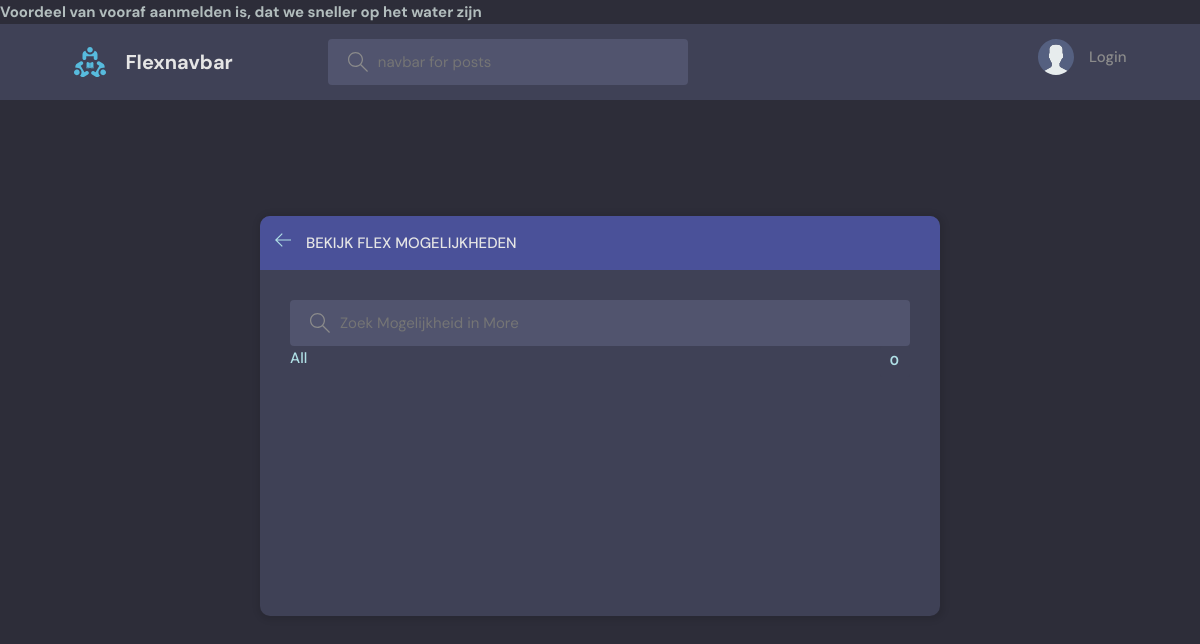
Page /topics-erv/ on the earlier database version.
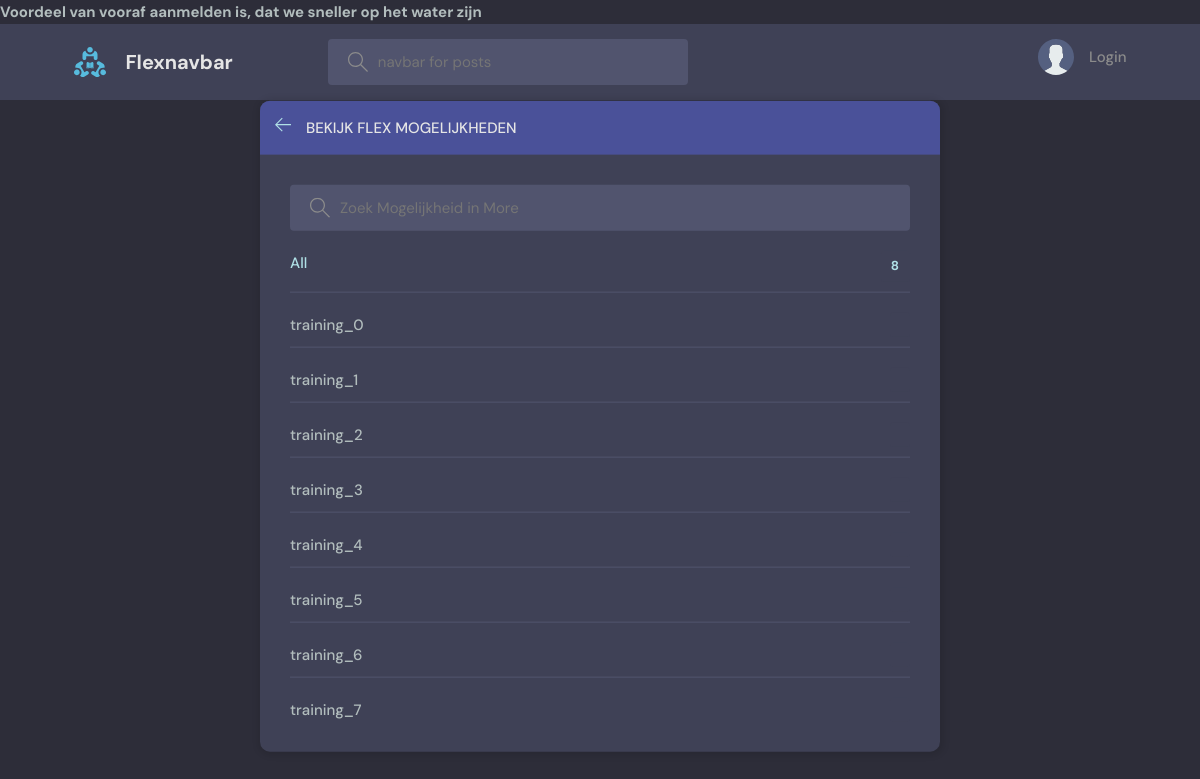
Same page on the later database version.
### beatrix/models.py (models this page shows, shortened)
class Flexevent(models.Model):
    id = models.AutoField(primary_key=True)
    event_text = models.CharField(max_length=200)
    pub_date = models.CharField(max_length=35)
    pub_time = models.CharField(max_length=35)
    dagnaam = models.CharField(max_length=35, default='10:00')
    flexhost = models.CharField(max_length=135, default='-')
    lid = models.ManyToManyField(Person,through='Flexlid')  ##, on_delete=models.SET_NULL, null=True)

### beatrix/views.py (the view)
# urls.py: path('topics-erv/', erv_topicsPage, name="topics-erv"),
def erv_topicsPage(request):
    q = request.GET.get('q') if request.GET.get('q') != None else ''
    topics = Flexevent.objects.filter(event_text__icontains=q)
    return render(request, 'beatrix/topics-erv.html', {'topics': topics})

### beatrix/templates/beatrix/topics-erv.html (shortened to what this page needs)
{% extends 'base.html' %} {% block content %}
<main class="create-room layout">
  <div class="container">
    <div class="layout__box">
      <div class="layout__boxHeader">
        <div class="layout__boxTitle">
          <a href="{% url 'home' %}">
            <svg
              version="1.1"
              xmlns="http://www.w3.org/2000/svg"
              width="32"
              height="32"
              viewBox="0 0 32 32"
            >
              <title>arrow-left</title>
              <path
                d="M13.723 2.286l-13.723 13.714 13.719 13.714 1.616-1.611-10.96-10.96h27.625v-2.286h-27.625l10.965-10.965-1.616-1.607z"
              ></path>
            </svg>
          </a>
          <h3>Bekijk Flex Mogelijkheden</h3>
        </div>
      </div>
      <div class="topics-page layout__body">
        <form action="" method="GET" class="header__search">
          <label>
            <input name="q" placeholder="Zoek Mogelijkheid in More" />
          </label>
        </form>
        <ul class="topics__list">
          <li>
            <a href="{% url 'topics-erv' %}" class="active"
              >All <span>{{topics.count}} </span></a
            >
          </li>
          {% for topic in topics %}
          <li>
            <a href="{%url 'home-erv' %}?q={{topic.name}}"
              >{{topic.event_text}} <span>{{topic.room_set.count}} </span></a
            >
          </li>
          {% endfor %}
        </ul>
      </div>
    </div>
  </div>
</main>
{% endblock content %}

### templates/base.html (shortened to what this page needs)
<!DOCTYPE html>
<html lang="en">
<head>
    {% load static %}
    <link rel="stylesheet" href="{% static 'styles/style.css' %}" />
</head>
<body>
  <thead>
    <tr>
          <h1> Voordeel van vooraf aanmelden is, dat we sneller op het water zijn
          </h1>
    </tr>
  </thead>
    <div id="content">
    {% include 'navbar.html' %}
        {% block content %}
        {% endblock %}
    </div>
</body>
</html>

### templates/navbar.html (shortened to what this page needs)
{% comment %} {% extends 'base.html' %} {% endcomment %} {% load static %}
<header class="header header--loggedIn">
  <div class="container">
    <a href="{% url 'home' %}" class="header__logo">
      <img src="{% static 'images/logo.svg' %}" />
      <h1>Flexnavbar</h1>
    </a>
    <form class="header__search" method="GET" action="{% url 'home' %}">
      <label>
        <input name="q" placeholder="navbar for posts" />
      </label>
    </form>
    <nav class="header__menu">
      {% if request.user.is_authenticated %}
      <div class="header__user">
        <a href="{% url 'update-user' %}">
          <div class="avatar avatar--medium active">
            <img src="{{request.user.avatar.url}}" />
          </div>
          <p>
            {{request.user.username}} <span>@{{request.user.username}}</span>
          </p>
        </a>
        <button class="dropdown-button">
          <svg
            version="1.1"
            xmlns="http://www.w3.org/2000/svg"
            width="32"
            height="32"
            viewBox="0 0 32 32"
          >
            <title>HulpMenu</title>
            <path d="M16 21l-13-13h-3l16 16 16-16h-3l-13 13z"></path>
          </svg>
        </button>
      </div>
      {% else %}
      <a href="{% url 'login' %}">
        <img src="{% static 'images/avatar.svg' %}" />
        <p>Login</p>
      </a>
      {% endif %}
    </nav>
  </div>
</header>

### static/styles/style.css (style rules this page uses)
:root { --color-main: powderblue; --color-main-light: #e1f6fb; --color-dark: #3f4156; --color-dark-medium: #51546e; --color-dark-light: #4a5199; --color-light: #e5e5e5; --color-gray: #8b8b8b; --color-light-gray: #b2bdbd; --color-bg: #2d2d39; --color-success: #5dd693; --color-error: #fc4b0b; }
* { font-family: "DM Sans", -apple-system, BlinkMacSystemFont, "Segoe UI", Roboto, Oxygen, Ubuntu, Cantarell, "Open Sans", "Helvetica Neue", sans-serif; margin: 0; padding: 0; box-sizing: border-box; text-rendering: optimizeLegibility; font-size: inherit; }
html { font-size: 56.25%; }
@media only screen and (min-width: 1200px) { html { font-size: 62.5%; } }
body { line-height: 1.6; font-weight: 400; font-size: 1.5rem; color: var(--color-light-gray); background-color: var(--color-bg); min-height: 100vh; }
img { width: 100%; }
a { display: inline-block; color: var(--color-main); text-decoration: none; }
.container { max-width: 120rem; width: 90%; margin: auto; }
.header { padding: 1.5rem; background-color: var(--color-dark); }
.header > .container { display: flex; gap: 9.5rem; }
.header__logo, .header__user { display: flex; gap: 2rem; align-items: center; }
.header__logo > img { height: 3.2rem; width: 3.2rem; }
.header__logo > h1 { font-weight: 700; font-size: 2rem; color: var(--color-light); }
.header__search > label { background-color: var(--color-dark-medium); padding: 1.3rem 1rem; display: flex; align-items: center; gap: 1rem; border-radius: 4px; }
.header__search svg { fill: var(--color-gray); width: 2rem; height: 2rem; margin-left: 1rem; }
.header__search input { width: 30rem; background: transparent; border: none; outline: none; color: var(--color-light); }
.header__menu { margin-left: auto; position: relative; }
.header__menu a { display: flex; gap: 1.5rem; align-items: center; font-weight: 500; text-decoration: none; color: var(--color-gray); }
.header__menu img { height: 3.6rem; }
.header__menu p { line-height: 1.2; }
.layout { margin-top: 2.4rem; }
.layout > .container { display: flex; justify-content: space-between; align-items: flex-start; }
.layout__box { width: 90%; max-width: 48rem; min-height: 40rem; position: absolute; top: 50%; left: 50%; transform: translate(-50%, -46%); background-color: var(--color-dark); border-radius: 1rem; box-shadow: 1px 1px 6px 3px rgba(0, 0, 0, 0.1); overflow: hidden; }
.layout__boxHeader { display: flex; padding: 1.5rem; background-color: var(--color-dark-light); }
.layout__boxTitle { display: flex; gap: 1.5rem; align-items: center; }
.layout__boxTitle h3 { text-transform: uppercase; font-weight: 500; color: var(--color-light); }
.layout__boxTitle svg { width: 1.6rem; height: 1.6rem; fill: var(--color-main); }
.layout__body { margin: 3rem; }
.topics__list { list-style: none; }
.topics__list li a { display: flex; justify-content: space-between; margin-bottom: 3rem; font-weight: 500; color: var(--color-light-gray); transition: all 0.3s ease-in-out; }
.topics__list li a.active, .topics__list li a:hover { color: var(--color-main); }
.topics__list li a span { padding: 0.5rem 1rem; background-color: var(--color-dark); border-radius: 3px; font-size: 1.3rem; font-weight: 700; letter-spacing: 1px; }
.topics-page .topics__list li:not(:last-child) a { margin: 2rem 0; padding-bottom: 1rem; text-decoration: none; border-bottom: 1px solid var(--color-dark-medium); }
.topics-page .header__search { display: block; }
.create-room.layout .layout__box { max-width: 68rem; }

Differences in the rows shown:
added Flexevent: event_text "training_0"
added Flexevent: event_text "training_1"
added Flexevent: event_text "training_2"
added Flexevent: event_text "training_3"
added Flexevent: event_text "training_4"
added Flexevent: event_text "training_5"
added Flexevent: event_text "training_6"
added Flexevent: event_text "training_7"
Other differences:
{{ topics.count }}: "0" → "8"
